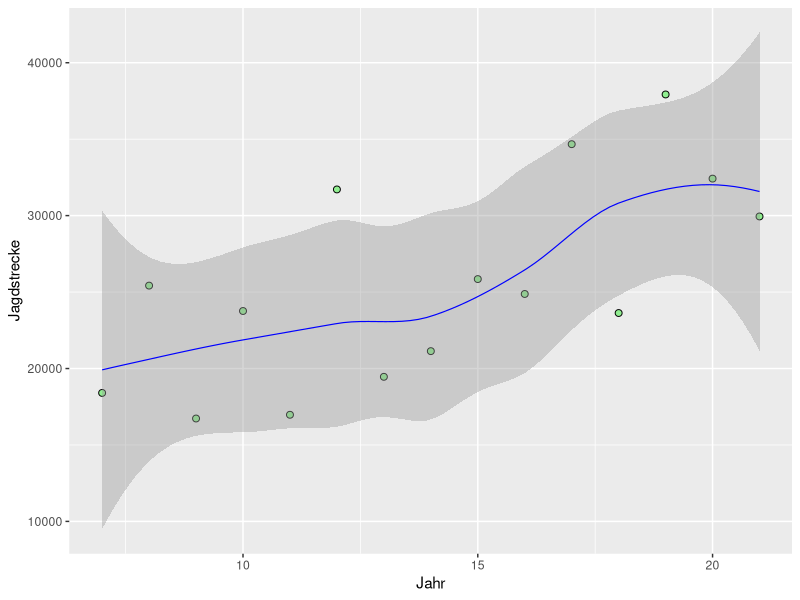
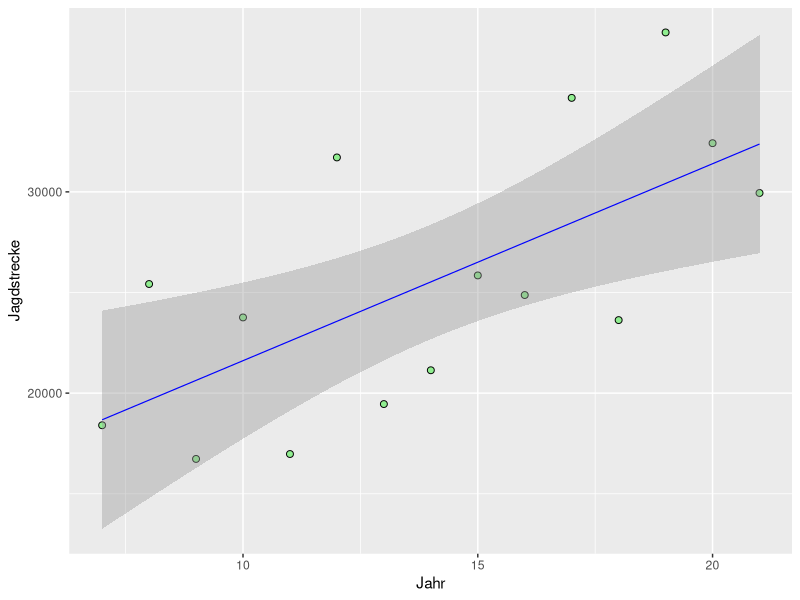
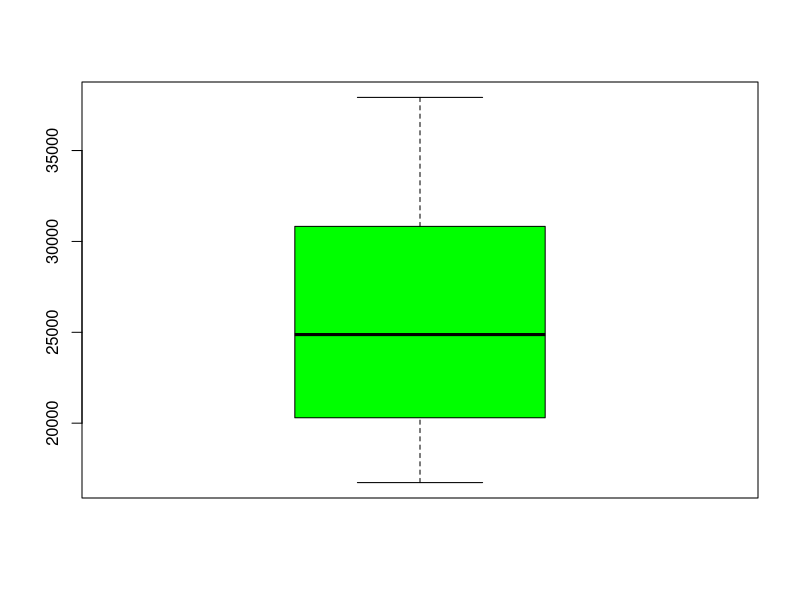
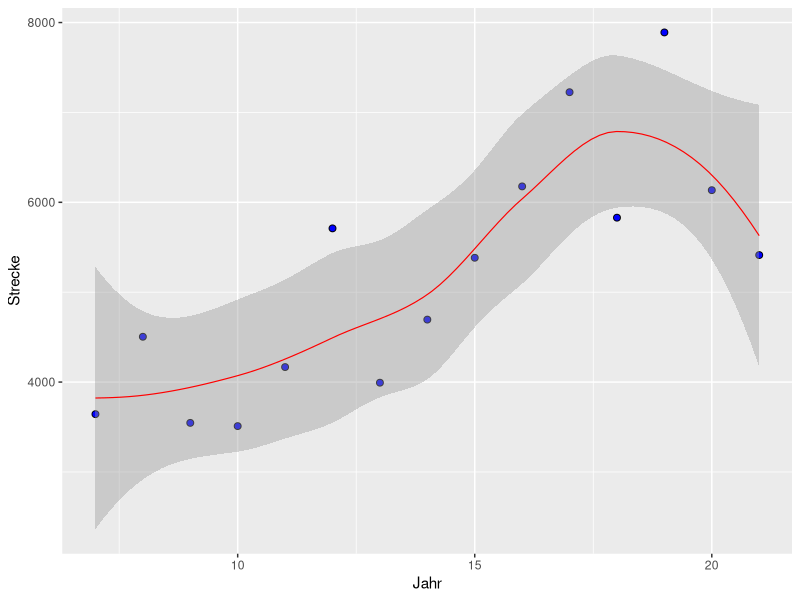
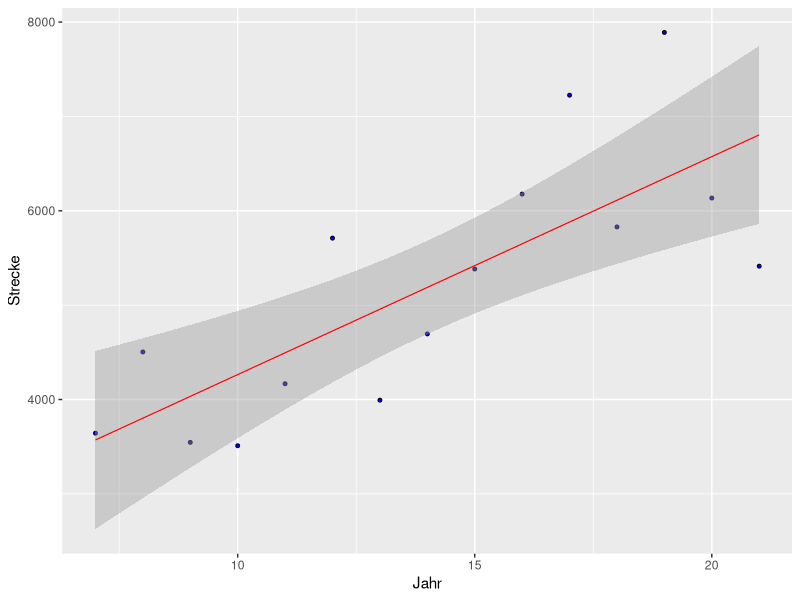
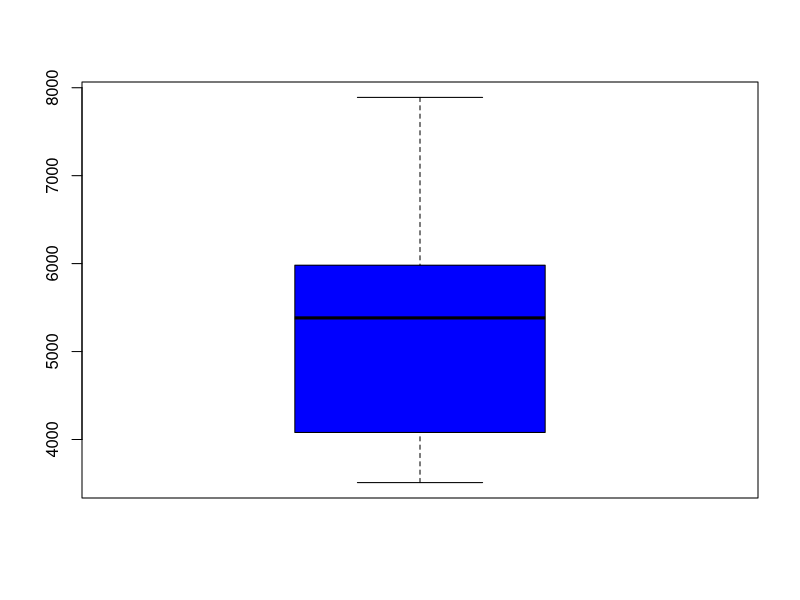
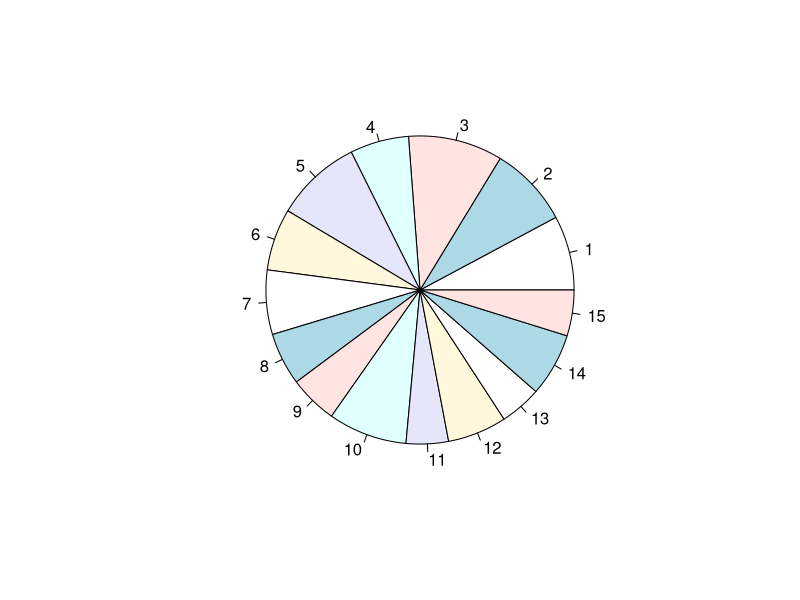

Here is the R script that generated these plots, in order:
## ---- chunk 1

## ---- chunk 2
x <- c(21, 20, 19, 18, 17, 16, 15, 14, 13, 12, 11, 10, 09, 08, 07)
y <- c(29945, 32420, 37924, 23629, 34672, 24875, 25849, 21136, 19457, 31712, 16974, 23761, 16730, 25422, 18403 )
df1 <- data.frame(Jahr = x, Jagdstrecke = y)
df1

## ---- chunk 3
library(ggplot2)


ggplot(df1) +
  aes(y = Jagdstrecke,
      x = Jahr) +
  geom_point(shape = 21, size = 2, fill = "lightgreen") + 
  geom_smooth(formula = y ~ x, method = "loess", col='blue', linewidth=0.4,)
## ---- chunk 4
library(ggplot2)


ggplot(df1) +
  aes(y = Jagdstrecke,
      x = Jahr) +
  geom_point(shape = 21, size = 2, fill = "lightgreen") + 
  geom_smooth(formula = y ~ x, method = "lm", col='blue', linewidth=0.4,)
## ---- chunk 5
boxplot(df1$Jagdstrecke, col="green")


## ---- chunk 6
x <- c(21, 20, 19, 18, 17, 16, 15, 14, 13, 12, 11, 10, 09, 08, 07)
y <- c(5413, 6135, 7890, 5829, 7225, 6177, 5383, 4695, 3993, 5710, 4167, 3510, 3546, 4504, 3643)
df <- data.frame(Jahr = x, Strecke = y)
df

## ---- chunk 7
library(ggplot2)
ggplot(df) +
  aes(x=Jahr, 
      y=Strecke) +
    geom_point(shape = 21, size = 2, fill = "blue") +
    geom_smooth(formula = y ~ x, method = "loess", col='red', linewidth=0.4,)
## ---- chunk 8
library(ggplot2)


ggplot(df) +
  aes(y = Strecke,
      x = Jahr) +
  geom_point(shape = 21, size = 1, fill = "blue") +
  geom_smooth(formula = y ~ x, method = "lm", col='red', linewidth=0.4,)


## ---- chunk 9
boxplot(df$Strecke, col="blue")
## ---- chunk 10

x1 <- c(29945, 32420, 37924, 23629, 34672, 24875, 25849, 21136, 19457, 31712, 16974, 23761, 16730, 25422, 18403 )
y1 <- c(21, 20, 19, 18, 17, 16, 15, 14, 13, 12, 11, 10, 09, 08, 07)

df2 <- data.frame(Jagdstrecke1 = x1, Jahr1 = y1)
df2

## ---- chunk 11
library(ggplot2)
pie(df2$Jagdstrecke1)
